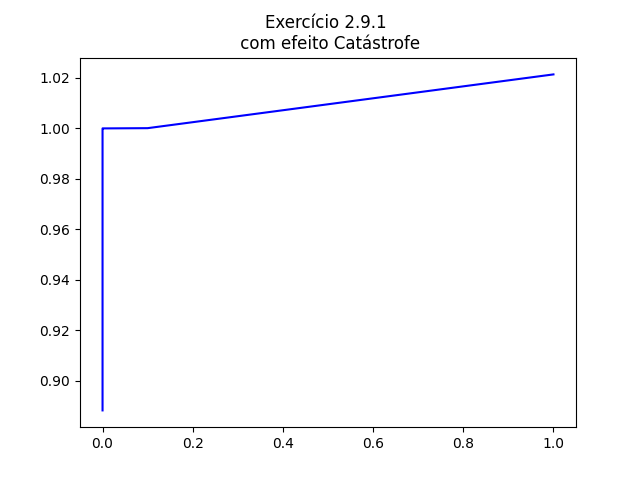

The script that saved this image:
import matplotlib.pyplot as plt
import numpy as np

f = list()
axisx=list()
for x in range(0, 17,1):
    f.append(((1+5*pow(10,-x)) - 1) / (5*pow(10,-x)))
    axisx.append(pow(10,-x))

#axisx = np.arange(len(f))

#plt.ylim(0,2)
#plt.xlim(0,2)
plt.title('Exercício 2.9.1 \n com efeito Catástrofe')
plt.plot(sorted(axisx,reverse=True), sorted(f,reverse=True), 'b-')
plt.savefig('2-9-2.png',format='png')
plt.xscale(u"log")
plt.show()
